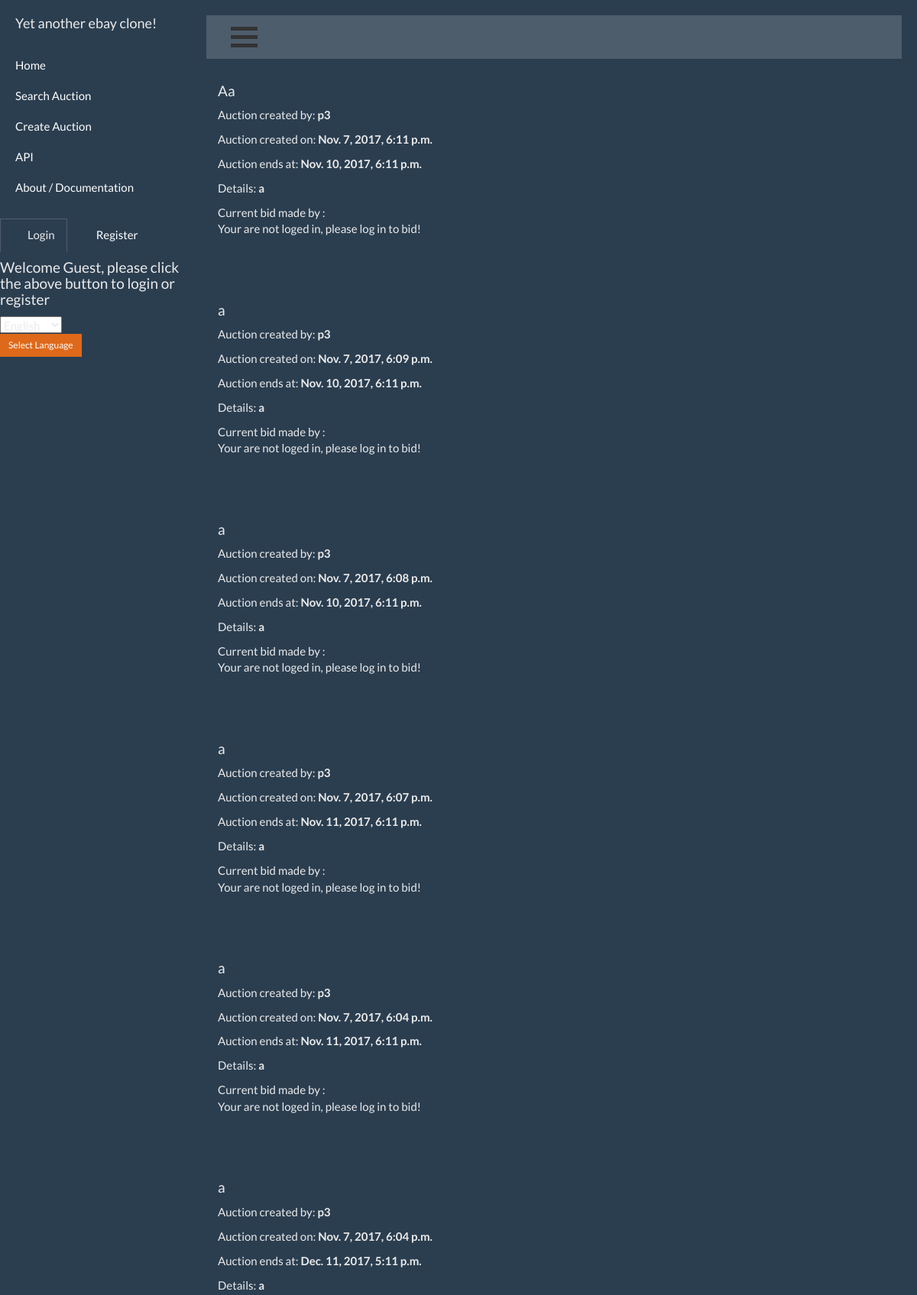
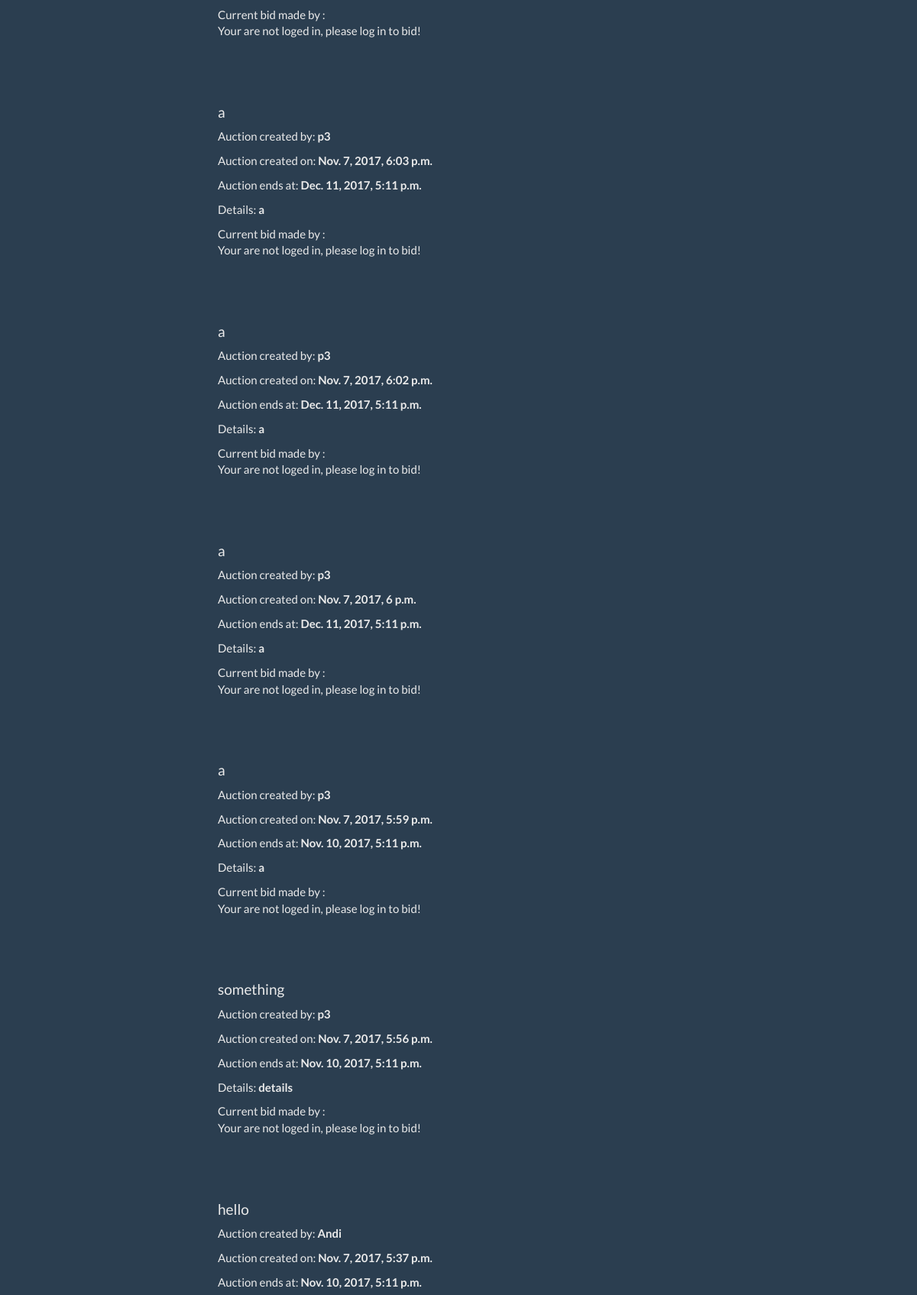
The page / (upper part) on the database its author committed (2 pictures, top to bottom).
### Project/models.py (models this page shows, shortened)
class Auction(models.Model):
    id = models.AutoField(primary_key=True)
    title = models.CharField(max_length=200, null=True)
    author = models.ForeignKey(settings.AUTH_USER_MODEL,null=True,related_name="author")
    details = models.TextField(null=True)
    bid_res = models.DateTimeField(null=True)
    timestamp = models.DateTimeField(null=True)
    active = models.IntegerField()
    banned = models.BooleanField(default=False)
    class Meta:
        ordering = ['timestamp']

### Project/views.py (the view)
# urls.py: url(r'^$', archive, name='home'),
def archive(request):
    isBidActive(Auction.objects.all())
    if request.user.is_superuser:
        bid = Auction.objects.order_by('-timestamp')
        return render(request, "bidlist.html", {'bid': bid,
                                            'authuser': request.user})
    elif request.user.is_authenticated():
        bid = Auction.objects.filter(banned=False).order_by('-timestamp')
        return render(request, "bidlist.html",{'bid':bid,
                                               'authuser': request.user})
    else:
        bid = Auction.objects.filter(banned=False).order_by('-timestamp')
        return render(request, "bidlist.html", {'bid': bid,
                                                'guest': 'Your are not loged in, please log in to bid!'})

### Project/views.py (called while the page is built)
def isBidActive(bid2):
    for a in bid2:
        a2 = datetime.now()
        b2 = a.bid_res
        if str(b2)<str(a2):
            a.active = 0
            a.save()

### templates/bidlist.html (shortened to what this page needs)
{% extends 'index.html' %}
{% load i18n %}
{% block content %}
{%  for bids in bid %}
    <h4> {{ bids.title }} </h4>
    {% ifequal bids.active 0 %}
    <p>{% trans "Auction is not active! No bid and modification can be done on this Auction!" %}</p>
        {% if request.user.is_superuser %}
        <a href="/banbid/{{ bids.id }}/">{% trans "Click here to Ban Auction!" %}</a>
        {% endif %}
    <p>{% trans "Auction created by" %}: <b> {{ bids.author }} </b></p>
    <p>{% trans "Auction created on" %}: <b> {{ bids.timestamp }}</b> </p>
    <p>{% trans "Auction ends at" %}: <b>{{ bids.bid_res }}</b></p>
    <p>{% trans "Details" %}: <b>{{ bids.details }}</b></p>
    {% trans "The winner of this auction is" %}: {{ bids.bid_by }}: <b>{{ bids.bid }}</b>
        <br>
    <br>
    <br>
    {%  else %}
    <p>{% trans "Auction created by" %}: <b> {{ bids.author }} </b></p>
    <p>{% trans "Auction created on" %}: <b> {{ bids.timestamp }}</b> </p>
    <p>{% trans "Auction ends at" %}: <b>{{ bids.bid_res }}</b></p>
    <p>{% trans "Details" %}: <b>{{ bids.details }}</b></p>
    {% trans "Current bid made by" %} {{ bids.bid_by }}: <b>{{ bids.bid }}</b>
    <p>
    {% if guest %}
    {{ guest }}
        </p>
    {% endif %}
    <br>
    <br>
    <br>
     {%  endifequal %}
        {% empty %}
    <p>{% trans "No bids" %}<p>
{%  endfor %}
{% endblock %}

### Project/static/css/simple-sidebar.css (style rules this page uses)
body { overflow-x: hidden; }

### rows shown on the page
Auction: title "Aa", author "p3", timestamp "Nov. 7, 2017, 6:11 p.m.", bid_res "Nov. 10, 2017, 6:11 p.m.", details "a", guest "Your are not loged in, please log in to bid!"
Auction: title "a", author "p3", timestamp "Nov. 7, 2017, 6:09 p.m.", bid_res "Nov. 10, 2017, 6:11 p.m.", details "a", guest "Your are not loged in, please log in to bid!"
Auction: title "a", author "p3", timestamp "Nov. 7, 2017, 6:08 p.m.", bid_res "Nov. 10, 2017, 6:11 p.m.", details "a", guest "Your are not loged in, please log in to bid!"
Auction: title "a", author "p3", timestamp "Nov. 7, 2017, 6:07 p.m.", bid_res "Nov. 11, 2017, 6:11 p.m.", details "a", guest "Your are not loged in, please log in to bid!"
Auction: title "a", author "p3", timestamp "Nov. 7, 2017, 6:04 p.m.", bid_res "Nov. 11, 2017, 6:11 p.m.", details "a", guest "Your are not loged in, please log in to bid!"
Auction: title "a", author "p3", timestamp "Nov. 7, 2017, 6:04 p.m.", bid_res "Dec. 11, 2017, 5:11 p.m.", details "a", guest "Your are not loged in, please log in to bid!"
Auction: title "a", author "p3", timestamp "Nov. 7, 2017, 6:03 p.m.", bid_res "Dec. 11, 2017, 5:11 p.m.", details "a", guest "Your are not loged in, please log in to bid!"
Auction: title "a", author "p3", timestamp "Nov. 7, 2017, 6:02 p.m.", bid_res "Dec. 11, 2017, 5:11 p.m.", details "a", guest "Your are not loged in, please log in to bid!"
Auction: title "a", author "p3", timestamp "Nov. 7, 2017, 6 p.m.", bid_res "Dec. 11, 2017, 5:11 p.m.", details "a", guest "Your are not loged in, please log in to bid!"
Auction: title "a", author "p3", timestamp "Nov. 7, 2017, 5:59 p.m.", bid_res "Nov. 10, 2017, 5:11 p.m.", details "a", guest "Your are not loged in, please log in to bid!"
Auction: title "something", author "p3", timestamp "Nov. 7, 2017, 5:56 p.m.", bid_res "Nov. 10, 2017, 5:11 p.m.", details "details", guest "Your are not loged in, please log in to bid!"
Auction: title "hello", author "Andi", timestamp "Nov. 7, 2017, 5:37 p.m.", bid_res "Nov. 10, 2017, 5:11 p.m."
